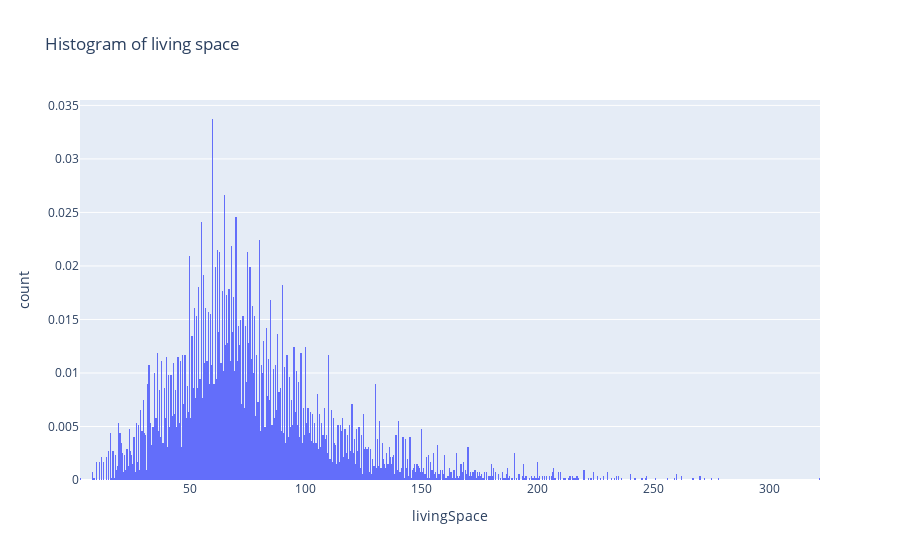

Notebook cell for this chart:
### Markdown cell above
## living Space

### Code cell
# distribution of livingSpace
fig = px.histogram(data_2, x="livingSpace",
                   nbins = 800,
                   title='Histogram of living space',
                  histnorm='probability density',
                  )
fig.show()

### Figure 1 — Plotly figure (JSON) as saved in the notebook; plotly's stock layout.template omitted (floating-point values rounded to 4 significant figures; data arrays with more than 128 entries replaced by an {"elided": "..."} marker saying what was removed)
{"data": [{"alignmentgroup": "True", "bingroup": "x", "histnorm": "probability density", "hovertemplate": "livingSpace=%{x}<br>count=%{y}<extra></extra>", "legendgroup": "", "marker": {"color": "#636efa"}, "name": "", "nbinsx": 800, "offsetgroup": "", "orientation": "v", "showlegend": false, "type": "histogram", "x": {"elided": "10436 float values"}, "xaxis": "x", "yaxis": "y"}], "layout": {"barmode": "relative", "legend": {"tracegroupgap": 0}, "title": {"text": "Histogram of living space"}, "xaxis": {"anchor": "y", "domain": [0, 1], "title": {"text": "livingSpace"}}, "yaxis": {"anchor": "x", "domain": [0, 1], "title": {"text": "count"}}}}
